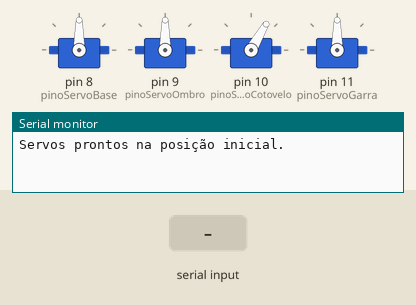
Recording of a sketch running on a simulated Arduino Uno, built with avr-gcc and run on an emulated ATmega328P. Parts: 4 × servo, the last lines printed to the serial monitor. The test bench sets the inputs (shaded band).

Above: at 1.2 s.
1.3 s: "mover base direita\n" received over Serial
At 3.9 s:
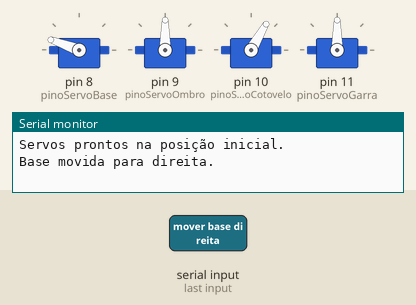
4.3 s: "mover base esquerda\n" received over Serial
7.3 s: "abrir garra\n" received over Serial
At 9.6 s:
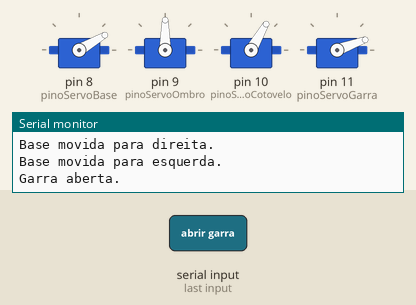
10.3 s: "fechar garra\n" received over Serial
At 13.7 s:
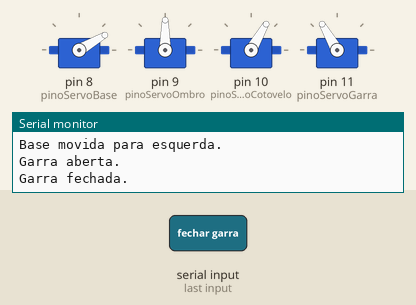
14.8 s: "mover base direita\n" received over Serial
Timing chart, 0 to 23.6 s (numbered marks = the images above; inputs shaded):
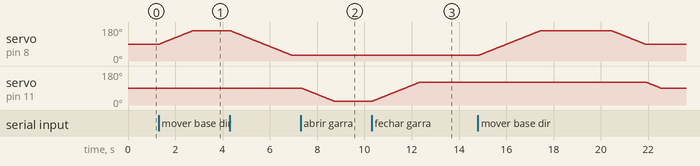

The sketch:

AV_robotic_arm_arduino_2.ino
```cpp
#include <Servo.h>

String inputString = ""; // Uma string para armazenar dados de entrada
bool stringComplete = false; // Para caso a string esteja completa.

Servo servoBase;     // Servo que controla a base (direita/esquerda)
Servo servoOmbro;    // Servo que controla o ombro (para cima/baixo)
Servo servoCotovelo; // Servo que controla o cotovelo (para cima/baixo)
Servo servoGarra;    // Servo que controla a garra (abrir/fechar)

// Defina os pinos onde os servos estão conectados
#define pinoServoBase 8
#define pinoServoOmbro 9
#define pinoServoCotovelo 10
#define pinoServoGarra 11

// Posições iniciais e limites dos servos
int posBaseInicial = 90;
int posBaseEsquerda = 30;
int posBaseDireita = 160;

int posOmbroInicial = 90;
int posOmbroBaixo = 60;
int posOmbroCima = 120;

int posCotoveloInicial = 60;
int posCotoveloBaixo = 100;
int posCotoveloCima = 30;

int posGarraInicial = 90;
int posGarraFechada = 120;
int posGarraAberta = 20;

// Posições variáveis dos servos
int posBase = posBaseInicial;
int posOmbro = posOmbroInicial;
int posCotovelo = posCotoveloInicial;
int posGarra = posGarraInicial;

// Tempo de espera antes de retornar à posição inicial (em milissegundos)
unsigned long tempoEspera = 3000; // 3 segundos
unsigned long tempoMovimento = 0;
bool moverParaPosInicial = false;

// Função para mover o servo suavemente para uma posição desejada
void moverServoSuavemente(Servo& servo, int& posAtual, int posFinal) {
  if (posAtual < posFinal) {
    for (int i = posAtual; i <= posFinal; i++) {
      servo.write(i);
      delay(20);  // Ajuste o valor do delay para controlar a velocidade
    }
  } else {
    for (int i = posAtual; i >= posFinal; i--) {
      servo.write(i);
      delay(20);  // Ajuste o valor do delay para controlar a velocidade
    }
  }
  posAtual = posFinal;  // Atualiza a posição atual
}

void setup() {
  // Inicia a porta serial
  Serial.begin(9600);
  // Reserva 200 bytes para a entrada da string
  inputString.reserve(200);

  // Anexando os servos aos seus respectivos pinos
  servoBase.attach(pinoServoBase);
  servoOmbro.attach(pinoServoOmbro);
  servoCotovelo.attach(pinoServoCotovelo);
  servoGarra.attach(pinoServoGarra);

  // Definindo a posição inicial dos servos
  servoBase.write(posBaseInicial);
  servoOmbro.write(posOmbroInicial);
  servoCotovelo.write(posCotoveloInicial);
  servoGarra.write(posGarraInicial);

  Serial.println("Servos prontos na posição inicial.");
}

void loop() {
  // Verifica se a string foi completada
  if (stringComplete) {
    // Movimento da base (direita/esquerda)
    if (inputString.startsWith("mover base direita")) {
      moverServoSuavemente(servoBase, posBase, posBaseDireita);
      Serial.println("Base movida para direita.");
    } else if (inputString.startsWith("mover base esquerda")) {
      moverServoSuavemente(servoBase, posBase, posBaseEsquerda);
      Serial.println("Base movida para esquerda.");
    }

    // Movimento do ombro (para cima/baixo)
    if (inputString.startsWith("mover ombro para cima")) {
      moverServoSuavemente(servoOmbro, posOmbro, posOmbroCima);
      Serial.println("Ombro movido para cima.");
    } else if (inputString.startsWith("mover ombro para baixo")) {
      moverServoSuavemente(servoOmbro, posOmbro, posOmbroBaixo);
      Serial.println("Ombro movido para baixo.");
    }

    // Movimento do cotovelo (para cima/baixo)
    if (inputString.startsWith("mover cotovelo para cima")) {
      moverServoSuavemente(servoCotovelo, posCotovelo, posCotoveloCima);
      Serial.println("Cotovelo movido para cima.");
    } else if (inputString.startsWith("mover cotovelo para baixo")) {
      moverServoSuavemente(servoCotovelo, posCotovelo, posCotoveloBaixo);
      Serial.println("Cotovelo movido para baixo.");
    }

    // Controle da garra (abrir/fechar)
    if (inputString.startsWith("abrir garra")) {
      moverServoSuavemente(servoGarra, posGarra, posGarraAberta);
      Serial.println("Garra aberta.");
    } else if (inputString.startsWith("fechar garra")) {
      moverServoSuavemente(servoGarra, posGarra, posGarraFechada);
      Serial.println("Garra fechada.");
    }

    // Inicia o temporizador para retornar à posição inicial
    moverParaPosInicial = true;
    tempoMovimento = millis();  // Armazena o tempo atual

    // Limpa a string após o processamento
    inputString = "";
    stringComplete = false;
  }

  // Verifica se o tempo de espera passou e se deve mover os servos para a posição inicial
  if (moverParaPosInicial && millis() - tempoMovimento >= tempoEspera) {
    moverServoSuavemente(servoBase, posBase, posBaseInicial);
    moverServoSuavemente(servoOmbro, posOmbro, posOmbroInicial);
    moverServoSuavemente(servoCotovelo, posCotovelo, posCotoveloInicial);
    moverServoSuavemente(servoGarra, posGarra, posGarraInicial);

    Serial.println("Servos retornaram à posição inicial.");

    // Reseta a flag de movimento
    moverParaPosInicial = false;
  }
}

// Captura os dados da serial
void serialEvent() {
  while (Serial.available()) {
    char inChar = (char)Serial.read();
    inputString += inChar;

    if (inChar == '\n') {
      stringComplete = true;
    }
  }
}
```

Measured:
- after the input at 1.3 s, servo on pin 8 (pinoServoBase): moves from 90° to 160° over 1.4 s, starting at once
- after the input at 7.3 s, servo on pin 8 (pinoServoBase): stays 30° (without the input it goes to 31° after 2.7 s); servo on pin 11 (pinoServoGarra): moves from 90° to 20° over 1.4 s, starting at once
- after the input at 10.3 s, servo on pin 8 (pinoServoBase): stays 30° (without the input it goes to 31° after 1.5 s)
